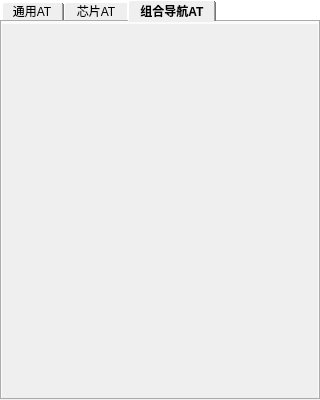
<?xml version="1.0" encoding="UTF-8"?>
<ui version="4.0">
 <class>AtCmdPanel</class>
 <widget class="QWidget" name="AtCmdPanel">
  <property name="geometry">
   <rect>
    <x>0</x>
    <y>0</y>
    <width>320</width>
    <height>400</height>
   </rect>
  </property>
  <property name="styleSheet">
   <string notr="true">QWidget#AtCmdPanel { background: transparent; }</string>
  </property>
  <layout class="QVBoxLayout" name="rootLayout">
   <property name="spacing">
    <number>0</number>
   </property>
   <property name="leftMargin">
    <number>0</number>
   </property>
   <property name="topMargin">
    <number>0</number>
   </property>
   <property name="rightMargin">
    <number>0</number>
   </property>
   <property name="bottomMargin">
    <number>0</number>
   </property>
   <item>
    <widget class="QTabWidget" name="cmdTabWidget">
     <property name="styleSheet">
      <string notr="true">QTabBar::tab { font-size: 12px; padding: 4px 12px; }
QTabBar::tab:selected { font-weight: 600; }</string>
     </property>
     <property name="currentIndex">
      <number>2</number>
     </property>
     <widget class="QWidget" name="commonAtPage">
      <attribute name="title">
       <string>通用AT</string>
      </attribute>
      <layout class="QVBoxLayout" name="commonPageLayout">
       <property name="spacing">
        <number>0</number>
       </property>
       <property name="leftMargin">
        <number>0</number>
       </property>
       <property name="topMargin">
        <number>2</number>
       </property>
       <property name="rightMargin">
        <number>0</number>
       </property>
       <property name="bottomMargin">
        <number>0</number>
       </property>
       <item>
        <widget class="QScrollArea" name="commonScrollArea">
         <property name="frameShape">
          <enum>QFrame::Shape::NoFrame</enum>
         </property>
         <property name="widgetResizable">
          <bool>true</bool>
         </property>
         <widget class="QWidget" name="commonScrollContent">
          <property name="geometry">
           <rect>
            <x>0</x>
            <y>0</y>
            <width>314</width>
            <height>369</height>
           </rect>
          </property>
         </widget>
        </widget>
       </item>
      </layout>
     </widget>
     <widget class="QWidget" name="chipAtPage">
      <attribute name="title">
       <string>芯片AT</string>
      </attribute>
      <layout class="QVBoxLayout" name="chipPageLayout">
       <property name="spacing">
        <number>0</number>
       </property>
       <property name="leftMargin">
        <number>0</number>
       </property>
       <property name="topMargin">
        <number>2</number>
       </property>
       <property name="rightMargin">
        <number>0</number>
       </property>
       <property name="bottomMargin">
        <number>0</number>
       </property>
       <item>
        <widget class="QScrollArea" name="chipScrollArea">
         <property name="frameShape">
          <enum>QFrame::Shape::NoFrame</enum>
         </property>
         <property name="widgetResizable">
          <bool>true</bool>
         </property>
         <widget class="QWidget" name="chipScrollContent">
          <property name="geometry">
           <rect>
            <x>0</x>
            <y>0</y>
            <width>314</width>
            <height>369</height>
           </rect>
          </property>
         </widget>
        </widget>
       </item>
      </layout>
     </widget>
     <widget class="QWidget" name="navAtPage">
      <attribute name="title">
       <string>组合导航AT</string>
      </attribute>
      <layout class="QVBoxLayout" name="navPageLayout">
       <property name="spacing">
        <number>0</number>
       </property>
       <property name="leftMargin">
        <number>0</number>
       </property>
       <property name="topMargin">
        <number>2</number>
       </property>
       <property name="rightMargin">
        <number>0</number>
       </property>
       <property name="bottomMargin">
        <number>0</number>
       </property>
       <item>
        <widget class="QScrollArea" name="navScrollArea">
         <property name="frameShape">
          <enum>QFrame::Shape::NoFrame</enum>
         </property>
         <property name="widgetResizable">
          <bool>true</bool>
         </property>
         <widget class="QWidget" name="navScrollContent">
          <property name="geometry">
           <rect>
            <x>0</x>
            <y>0</y>
            <width>314</width>
            <height>369</height>
           </rect>
          </property>
         </widget>
        </widget>
       </item>
      </layout>
     </widget>
    </widget>
   </item>
  </layout>
 </widget>
 <resources/>
 <connections/>
</ui>
